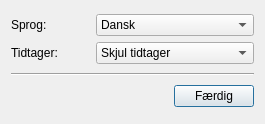
<?xml version="1.0" encoding="UTF-8"?>
<ui version="4.0">
 <class>PreferenceManager</class>
 <widget class="QDialog" name="PreferenceManager">
  <property name="geometry">
   <rect>
    <x>0</x>
    <y>0</y>
    <width>265</width>
    <height>124</height>
   </rect>
  </property>
  <property name="windowTitle">
   <string>Indstillinger</string>
  </property>
  <property name="windowIcon">
   <iconset resource="img.qrc">
    <normaloff>:/img/logo.ico</normaloff>:/img/logo.ico</iconset>
  </property>
  <layout class="QVBoxLayout" name="verticalLayout_3">
   <item>
    <layout class="QHBoxLayout" name="horizontalLayout_2">
     <item>
      <layout class="QVBoxLayout" name="verticalLayout">
       <item>
        <widget class="QLabel" name="labLanguage">
         <property name="text">
          <string>Sprog:</string>
         </property>
        </widget>
       </item>
       <item>
        <widget class="QLabel" name="labTimer">
         <property name="text">
          <string>Tidtager:</string>
         </property>
        </widget>
       </item>
      </layout>
     </item>
     <item>
      <layout class="QVBoxLayout" name="verticalLayout_2">
       <item>
        <widget class="QComboBox" name="cbLanguage">
         <item>
          <property name="text">
           <string notr="true">Dansk</string>
          </property>
          <property name="icon">
           <iconset resource="img.qrc">
            <normaloff>:/img/Flag_DK.png</normaloff>:/img/Flag_DK.png</iconset>
          </property>
         </item>
         <item>
          <property name="text">
           <string notr="true">Føroyskt</string>
          </property>
          <property name="icon">
           <iconset resource="img.qrc">
            <normaloff>:/img/Flag_FO.png</normaloff>:/img/Flag_FO.png</iconset>
          </property>
         </item>
         <item>
          <property name="text">
           <string notr="true">English</string>
          </property>
          <property name="icon">
           <iconset resource="img.qrc">
            <normaloff>:/img/Flag_UK.png</normaloff>:/img/Flag_UK.png</iconset>
          </property>
         </item>
        </widget>
       </item>
       <item>
        <widget class="QComboBox" name="cbTimer">
         <item>
          <property name="text">
           <string>Skjul tidtager</string>
          </property>
         </item>
         <item>
          <property name="text">
           <string>Vis tid, når jeg er færdig</string>
          </property>
         </item>
         <item>
          <property name="text">
           <string>Vis tidtager</string>
          </property>
         </item>
        </widget>
       </item>
      </layout>
     </item>
    </layout>
   </item>
   <item>
    <widget class="Line" name="line">
     <property name="orientation">
      <enum>Qt::Horizontal</enum>
     </property>
    </widget>
   </item>
   <item>
    <layout class="QHBoxLayout" name="horizontalLayout">
     <item>
      <spacer name="horizontalSpacer">
       <property name="orientation">
        <enum>Qt::Horizontal</enum>
       </property>
       <property name="sizeHint" stdset="0">
        <size>
         <width>40</width>
         <height>20</height>
        </size>
       </property>
      </spacer>
     </item>
     <item>
      <widget class="QPushButton" name="btnOk">
       <property name="text">
        <string>Færdig</string>
       </property>
      </widget>
     </item>
    </layout>
   </item>
  </layout>
 </widget>
 <resources>
  <include location="img.qrc"/>
 </resources>
 <connections/>
</ui>
